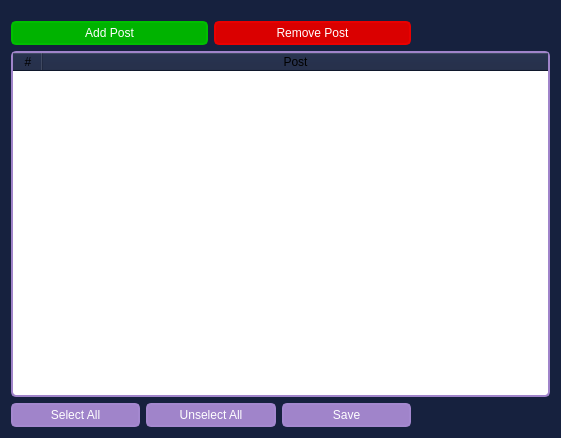
<?xml version="1.0" encoding="UTF-8"?>
<ui version="4.0">
 <class>posts_ui</class>
 <widget class="QDialog" name="posts_ui">
  <property name="geometry">
   <rect>
    <x>0</x>
    <y>0</y>
    <width>561</width>
    <height>438</height>
   </rect>
  </property>
  <property name="windowTitle">
   <string>Posts</string>
  </property>
  <property name="styleSheet">
   <string notr="true">background:rgb(22, 33, 62)</string>
  </property>
  <layout class="QVBoxLayout" name="verticalLayout_2">
   <item>
    <widget class="QWidget" name="top_buttons_widget" native="true">
     <property name="sizePolicy">
      <sizepolicy hsizetype="Fixed" vsizetype="Preferred">
       <horstretch>0</horstretch>
       <verstretch>0</verstretch>
      </sizepolicy>
     </property>
     <property name="minimumSize">
      <size>
       <width>400</width>
       <height>0</height>
      </size>
     </property>
     <layout class="QHBoxLayout" name="horizontalLayout_3">
      <property name="leftMargin">
       <number>0</number>
      </property>
      <property name="topMargin">
       <number>10</number>
      </property>
      <property name="rightMargin">
       <number>0</number>
      </property>
      <property name="bottomMargin">
       <number>0</number>
      </property>
      <item>
       <widget class="QPushButton" name="addPosts_btn">
        <property name="sizePolicy">
         <sizepolicy hsizetype="Fixed" vsizetype="Fixed">
          <horstretch>0</horstretch>
          <verstretch>0</verstretch>
         </sizepolicy>
        </property>
        <property name="maximumSize">
         <size>
          <width>200</width>
          <height>16777215</height>
         </size>
        </property>
        <property name="cursor">
         <cursorShape>PointingHandCursor</cursorShape>
        </property>
        <property name="toolTip">
         <string extracomment="Add User"/>
        </property>
        <property name="autoFillBackground">
         <bool>false</bool>
        </property>
        <property name="styleSheet">
         <string notr="true">QPushButton { 
	background: rgb(0, 179, 0); 
	color:white;
	border: 2px solid rgb(0, 190, 0);
  	border-radius: 5px;
	height:20px;
	width:50px;
	icon.name: &quot;add-user&quot;;
    icon.source: &quot;images/add-user.png&quot;;
	icon.color: black;
 }
QPushButton:hover { 
	background: rgb(0, 190, 0);
	border: 2px solid  rgb(0, 179, 0);
  	border-radius: 5px;
}</string>
        </property>
        <property name="text">
         <string>Add Post</string>
        </property>
        <property name="icon">
         <iconset>
          <normaloff>images/addUser.png</normaloff>images/addUser.png</iconset>
        </property>
       </widget>
      </item>
      <item>
       <widget class="QPushButton" name="removePosts_btn">
        <property name="sizePolicy">
         <sizepolicy hsizetype="Fixed" vsizetype="Fixed">
          <horstretch>0</horstretch>
          <verstretch>0</verstretch>
         </sizepolicy>
        </property>
        <property name="maximumSize">
         <size>
          <width>200</width>
          <height>16777215</height>
         </size>
        </property>
        <property name="cursor">
         <cursorShape>PointingHandCursor</cursorShape>
        </property>
        <property name="toolTip">
         <string extracomment="Remove User"/>
        </property>
        <property name="styleSheet">
         <string notr="true">QPushButton { 
	background:rgb(218, 0, 0); 
	color:white;
	border: 2px solid rgb(234, 0, 0);
  	border-radius: 5px;
	height:20px;
	width:50px;
 }
QPushButton:hover { 
	background: rgb(234, 0, 0);
border: 2px solid rgb(218, 0, 0);
  	border-radius: 5px;
}</string>
        </property>
        <property name="text">
         <string>Remove Post</string>
        </property>
        <property name="icon">
         <iconset>
          <normaloff>images/remove-user.png</normaloff>images/remove-user.png</iconset>
        </property>
       </widget>
      </item>
     </layout>
    </widget>
   </item>
   <item>
    <widget class="QTableWidget" name="posts_tabel_tbl">
     <property name="styleSheet">
      <string notr="true">QTableWidget{
background:rgb(255, 255, 255);
border: 2px solid rgb(160, 132, 202);
border-radius:5px;
}</string>
     </property>
     <property name="editTriggers">
      <set>QAbstractItemView::NoEditTriggers</set>
     </property>
     <property name="alternatingRowColors">
      <bool>true</bool>
     </property>
     <property name="selectionMode">
      <enum>QAbstractItemView::NoSelection</enum>
     </property>
     <property name="selectionBehavior">
      <enum>QAbstractItemView::SelectRows</enum>
     </property>
     <property name="sortingEnabled">
      <bool>true</bool>
     </property>
     <property name="rowCount">
      <number>0</number>
     </property>
     <property name="columnCount">
      <number>2</number>
     </property>
     <attribute name="horizontalHeaderCascadingSectionResizes">
      <bool>true</bool>
     </attribute>
     <attribute name="horizontalHeaderDefaultSectionSize">
      <number>30</number>
     </attribute>
     <attribute name="horizontalHeaderMinimumSectionSize">
      <number>10</number>
     </attribute>
     <attribute name="horizontalHeaderShowSortIndicator" stdset="0">
      <bool>true</bool>
     </attribute>
     <attribute name="horizontalHeaderStretchLastSection">
      <bool>true</bool>
     </attribute>
     <attribute name="verticalHeaderVisible">
      <bool>false</bool>
     </attribute>
     <attribute name="verticalHeaderCascadingSectionResizes">
      <bool>true</bool>
     </attribute>
     <attribute name="verticalHeaderShowSortIndicator" stdset="0">
      <bool>true</bool>
     </attribute>
     <attribute name="verticalHeaderStretchLastSection">
      <bool>false</bool>
     </attribute>
     <column>
      <property name="text">
       <string>#</string>
      </property>
     </column>
     <column>
      <property name="text">
       <string>Post</string>
      </property>
     </column>
    </widget>
   </item>
   <item>
    <widget class="QWidget" name="bottom_buttons_wgt" native="true">
     <property name="sizePolicy">
      <sizepolicy hsizetype="Fixed" vsizetype="Preferred">
       <horstretch>0</horstretch>
       <verstretch>0</verstretch>
      </sizepolicy>
     </property>
     <property name="minimumSize">
      <size>
       <width>400</width>
       <height>0</height>
      </size>
     </property>
     <property name="maximumSize">
      <size>
       <width>200</width>
       <height>16777215</height>
      </size>
     </property>
     <layout class="QHBoxLayout" name="horizontalLayout">
      <property name="leftMargin">
       <number>0</number>
      </property>
      <property name="topMargin">
       <number>0</number>
      </property>
      <property name="rightMargin">
       <number>0</number>
      </property>
      <property name="bottomMargin">
       <number>0</number>
      </property>
      <item>
       <widget class="QPushButton" name="select_all_btn">
        <property name="cursor">
         <cursorShape>PointingHandCursor</cursorShape>
        </property>
        <property name="styleSheet">
         <string notr="true">QPushButton { 
	background:rgb(160, 132, 202); 
	color:white;
	border: 2px solid rgb(164, 136, 207);
  	border-radius: 5px;
	height:20px;
	width:50px;
 }
QPushButton:hover { 
	background:rgb(164, 136, 207);
border: 2px solid rgb(160, 132, 202);
  	border-radius: 5px;
}</string>
        </property>
        <property name="text">
         <string>Select All</string>
        </property>
        <property name="icon">
         <iconset>
          <normaloff>images/selection.png</normaloff>images/selection.png</iconset>
        </property>
       </widget>
      </item>
      <item>
       <widget class="QPushButton" name="unselect_all_btn">
        <property name="cursor">
         <cursorShape>PointingHandCursor</cursorShape>
        </property>
        <property name="styleSheet">
         <string notr="true">QPushButton { 
	background:rgb(160, 132, 202); 
	color:white;
	border: 2px solid rgb(164, 136, 207);
  	border-radius: 5px;
	height:20px;
	width:50px;
 }
QPushButton:hover { 
	background:rgb(164, 136, 207);
border: 2px solid rgb(160, 132, 202);
  	border-radius: 5px;
}</string>
        </property>
        <property name="text">
         <string>Unselect All</string>
        </property>
        <property name="icon">
         <iconset>
          <normaloff>images/eliminate.png</normaloff>images/eliminate.png</iconset>
        </property>
       </widget>
      </item>
      <item>
       <widget class="QPushButton" name="save_btn">
        <property name="cursor">
         <cursorShape>PointingHandCursor</cursorShape>
        </property>
        <property name="styleSheet">
         <string notr="true">QPushButton { 
	background:rgb(160, 132, 202); 
	color:white;
	border: 2px solid rgb(164, 136, 207);
  	border-radius: 5px;
	height:20px;
	width:50px;
 }
QPushButton:hover { 
	background:rgb(164, 136, 207);
border: 2px solid rgb(160, 132, 202);
  	border-radius: 5px;
}</string>
        </property>
        <property name="text">
         <string>Save</string>
        </property>
        <property name="icon">
         <iconset>
          <normaloff>images/diskette.png</normaloff>images/diskette.png</iconset>
        </property>
       </widget>
      </item>
     </layout>
    </widget>
   </item>
  </layout>
 </widget>
 <resources/>
 <connections/>
</ui>
